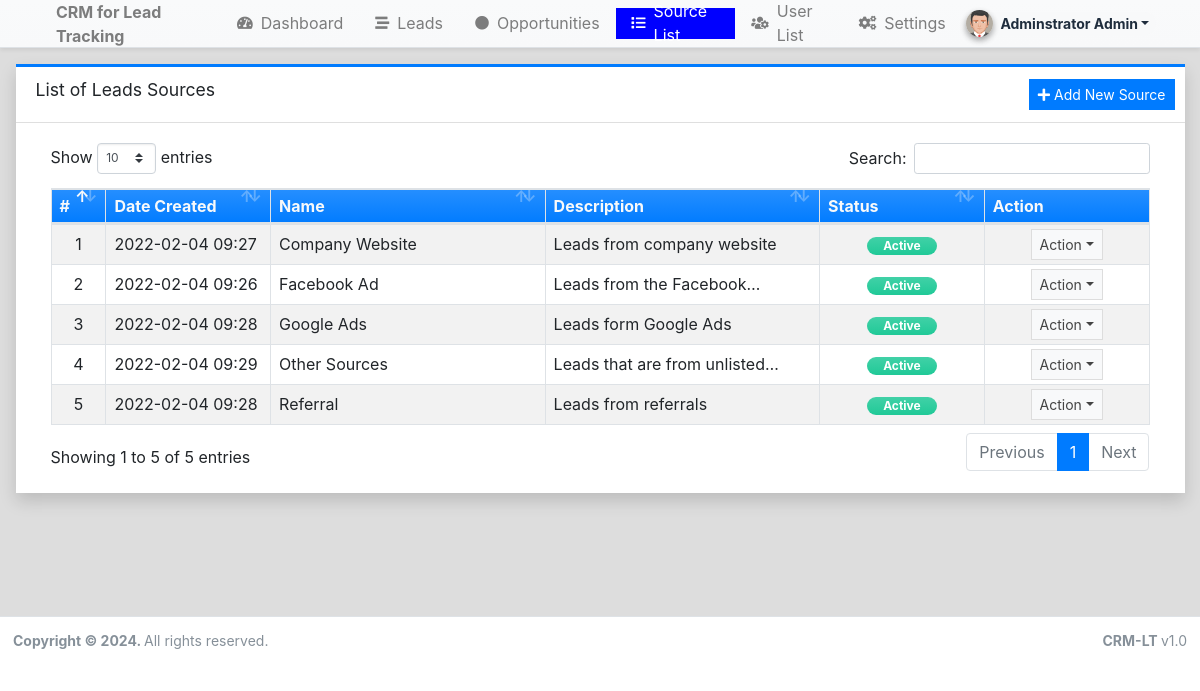
The page /admin/?page=sources (signed in) on the database its author committed.
### tables this page shows
CREATE TABLE `source_list` (
  `id` int(30) NOT NULL,
  `name` text NOT NULL,
  `description` text NOT NULL,
  `status` tinyint(1) NOT NULL DEFAULT 1,
  `delete_flag` tinyint(1) NOT NULL DEFAULT 0,
  `date_created` datetime NOT NULL DEFAULT current_timestamp(),
  `date_updated` datetime DEFAULT NULL ON UPDATE current_timestamp()
);

### config.php (called while the page is built, shortened)
<?php
require_once('classes/DBConnection.php');
require_once('classes/SystemSettings.php');
function validate_image($file){
	if(!empty($file)){
        $ex = explode('?',$file);
        $file = $ex[0];
        $param =  isset($ex[1]) ? '?'.$ex[1]  : '';
		if(is_file(base_app.$file)){
			return base_url.$file.$param;
		}else{
			return base_url.'dist/img/no-image-available.png';
		}
	}else{
		return base_url.'dist/img/no-image-available.png';
	}
}
function isMobileDevice(){
    $aMobileUA = array(
        '/iphone/i' => 'iPhone',
        '/ipod/i' => 'iPod',
        '/ipad/i' => 'iPad',
        '/android/i' => 'Android',
        '/blackberry/i' => 'BlackBerry',
        '/webos/i' => 'Mobile'
    );
    return false;
}
?>

### classes/DBConnection.php (called while the page is built, shortened)
<?php
class DBConnection{
    private $host = DB_SERVER;
    private $username = DB_USERNAME;
    private $password = DB_PASSWORD;
    private $database = DB_NAME;
    public $conn;
    public function __construct(){
        if (!isset($this->conn)) {
            $this->conn = new mysqli($this->host, $this->username, $this->password, $this->database);
        }
    }
}
?>

### classes/SystemSettings.php (called while the page is built, shortened)
<?php
class SystemSettings extends DBConnection{
	function userdata($field = ''){
		if(!empty($field)){
			if(isset($_SESSION['userdata'][$field]))
				return $_SESSION['userdata'][$field];
			else
				return null;
		}else{
			return false;
		}
	}
	function info($field=''){
		if(!empty($field)){
			if(isset($_SESSION['system_info'][$field]))
				return $_SESSION['system_info'][$field];
			else
				return false;
		}else{
			return false;
		}
	}
}
$_settings = new SystemSettings();
?>

### admin/sources/index.php (the view, shortened to what this page needs)
<div class="card card-outline card-primary rounded-0 shadow">
	<div class="card-header">
		<h3 class="card-title">List of Leads Sources</h3>
		<?php if($_settings->userdata('type') == 1): ?>
		<div class="card-tools">
			<a href="javascript:void(0)" id="create_new" class="btn btn-flat btn-sm btn-primary"><span class="fas fa-plus"></span>  Add New Source</a>
		</div>
		<?php endif; ?>
	</div>
	<div class="card-body">
		<div class="container-fluid">
        <div class="container-fluid">
			<table class="table table-bordered table-hover table-striped">
				<colgroup>
					<col width="5%">
					<col width="15%">
					<col width="25%">
					<col width="25%">
					<col width="15%">
					<col width="15%">
				</colgroup>
				<thead>
					<tr class="bg-gradient-primary text-light">
						<th>#</th>
						<th>Date Created</th>
						<th>Name</th>
						<th>Description</th>
						<th>Status</th>
						<th>Action</th>
					</tr>
				</thead>
				<tbody>
					<?php
						$i = 1;
						$qry = $conn->query("SELECT * from `source_list` where delete_flag = 0 order by `name` asc ");
						while($row = $qry->fetch_assoc()):
					?>
						<tr>
							<td class="text-center"><?php echo $i++; ?></td>
							<td class=""><?php echo date("Y-m-d H:i",strtotime($row['date_created'])) ?></td>
							<td class=""><p class="m-0 truncate-1"><?php echo $row['name'] ?></p></td>
							<td class=""><p class="m-0 truncate-1"><?php echo $row['description'] ?></p></td>
							<td class="text-center">
								<?php
									switch ($row['status']){
										case 1:
											echo '<span class="rounded-pill badge badge-success bg-gradient-teal px-3">Active</span>';
											break;
									}
								?>
							</td>
							<td align="center">
								 <button type="button" class="btn btn-flat btn-default btn-sm dropdown-toggle dropdown-icon" data-toggle="dropdown">
				                  		Action
				                  </button>
							</td>
						</tr>
					<?php endwhile; ?>
				</tbody>
			</table>
		</div>
		</div>
	</div>
</div>

### admin/index.php (shortened to what this page needs)
<?php require_once('../config.php'); ?>
<!DOCTYPE html>
<html lang="en" class="" style="height: auto;">
<?php require_once('inc/header.php') ?>
<body class="layout-fixed control-sidebar-slide-open layout-navbar-fixed sidebar-collapse" data-new-gr-c-s-check-loaded="14.991.0" data-gr-ext-installed="" style="height: auto;">
  <div class="wrapper">
    <?php require_once('inc/topBarNav.php') ?>
    <?php $page = isset($_GET['page']) ? $_GET['page'] : 'home';  ?>
    <div class="content-wrapper pt-3" style="min-height: 567.854px;">
      <section class="content ">
        <div class="container-fluid">
          <?php
          if (!file_exists($page . ".php") && !is_dir($page)) {
            include '404.html';
          } else {
            if (is_dir($page))
              include $page . '/index.php';
            else
              include $page . '.php';
          }
          ?>
        </div>
      </section>
    </div>
    <?php require_once('inc/footer.php') ?>
</body>
</html>

### admin/inc/header.php (shortened to what this page needs)
<head>
    <link rel="stylesheet" href="<?php echo base_url ?>plugins/fontawesome-free/css/all.min.css">
    <link rel="stylesheet" href="<?php echo base_url ?>plugins/tempusdominus-bootstrap-4/css/tempusdominus-bootstrap-4.min.css">
  <link rel="stylesheet" href="<?php echo base_url ?>plugins/datatables-bs4/css/dataTables.bootstrap4.min.css">
  <link rel="stylesheet" href="<?php echo base_url ?>plugins/datatables-responsive/css/responsive.bootstrap4.min.css">
  <link rel="stylesheet" href="<?php echo base_url ?>plugins/datatables-buttons/css/buttons.bootstrap4.min.css">
  <link rel="stylesheet" href="<?php echo base_url ?>plugins/select2/css/select2.min.css">
  <link rel="stylesheet" href="<?php echo base_url ?>plugins/select2-bootstrap4-theme/select2-bootstrap4.min.css">
    <link rel="stylesheet" href="<?php echo base_url ?>plugins/icheck-bootstrap/icheck-bootstrap.min.css">
    <link rel="stylesheet" href="<?php echo base_url ?>plugins/jqvmap/jqvmap.min.css">
    <link rel="stylesheet" href="<?php echo base_url ?>plugins/fullcalendar/main.css">
    <link rel="stylesheet" href="<?php echo base_url ?>dist/css/adminlte.css">
    <link rel="stylesheet" href="<?php echo base_url ?>dist/css/custom.css">
    <link rel="stylesheet" href="<?php echo base_url ?>plugins/overlayScrollbars/css/OverlayScrollbars.min.css">
    <link rel="stylesheet" href="<?php echo base_url ?>plugins/daterangepicker/daterangepicker.css">
    <link rel="stylesheet" href="<?php echo base_url ?>plugins/summernote/summernote-bs4.min.css">
  <link rel="stylesheet" href="<?php echo base_url ?>plugins/sweetalert2-theme-bootstrap-4/bootstrap-4.min.css">
  </head>

### admin/inc/topBarNav.php (shortened to what this page needs)
<nav class="main-header navbar navbar-expand navbar-light border-top-0 border-left-0 border-right-0 text-sm shadow-sm bg-gradient-light">
  <ul class="navbar-nav">
    <li class="nav-item">
      <a class="nav-link" data-widget="pushmenu" href="#" role="button"></a>
    </li>
    <li class="nav-item d-none d-sm-inline-block">
      <a href="<?php echo base_url ?>" class="nav-link"><b><?php echo (!isMobileDevice()) ? $_settings->info('name') : $_settings->info('short_name'); ?></b></a>
    </li>
    <li class="nav-item">
      <a href="./" class="nav-link nav-home">
        <i class="nav-icon fas fa-tachometer-alt"></i>
        <p>Dashboard</p>
      </a>
    </li>
    <li class="nav-item">
      <a href="<?php echo base_url ?>admin/?page=leads" class="nav-link nav-leads">
        <i class="nav-icon fas fa-stream"></i>
        <p>Leads</p>
      </a>
    </li>
    <li class="nav-item">
      <a href="<?php echo base_url ?>admin/?page=opportunities" class="nav-link nav-opportunities">
        <i class="nav-icon fas fa-circle"></i>
        <p>Opportunities</p>
      </a>
    </li>
    <?php if ($_settings->userdata('type') == 1): ?>
      <li class="nav-item">
        <a href="<?php echo base_url ?>admin/?page=sources" class="nav-link nav-sources">
          <i class="nav-icon fas fa-list"></i>
          <p>Source List</p>
        </a>
      </li>
      <li class="nav-item">
        <a href="<?php echo base_url ?>admin/?page=user/list" class="nav-link nav-user_list">
          <i class="nav-icon fas fa-users-cog"></i>
          <p>User List</p>
        </a>
      </li>
      <li class="nav-item">
        <a href="<?php echo base_url ?>admin/?page=system_info" class="nav-link nav-system_info">
          <i class="nav-icon fas fa-cogs"></i>
          <p>Settings</p>
        </a>
      </li>
    <?php endif; ?>
  </ul>
  <li style="list-style: none;" class="nav-item">
    <div class="btn-group nav-link">
      <button type="button" class="btn btn-rounded badge badge-light dropdown-toggle dropdown-icon" data-toggle="dropdown">
        <span><img src="<?php echo validate_image($_settings->userdata('avatar')) ?>" class="img-circle elevation-2 user-img" alt="User Image"></span>
        <span class="ml-3"><?php echo ucwords($_settings->userdata('firstname') . ' ' . $_settings->userdata('lastname')) ?></span>
      </button>
    </div>
  </li>
</nav>

### admin/inc/footer.php (shortened to what this page needs)
<footer class="main-footer text-sm">
        <strong>Copyright © <?php echo date('Y') ?>.
        </strong>
        All rights reserved.
        <div class="float-right d-none d-sm-inline-block">
          <b><?php echo $_settings->info('short_name') ?> </a> </b> v1.0
        </div>
      </footer>
    </div>

### admin/inc/topBarNav.php (style rules this page uses)
.user-img { position: absolute; height: 27px; width: 27px; object-fit: cover; left: -7%; top: -12%; }
p { margin-top: 15px; }
.btn-rounded { border-radius: 50px; }
.navbar-nav { display: flex; justify-content: flex-start; align-items: center; margin-left: 0; }
.nav-item { margin-right: 20px; }
.nav-link { display: flex; align-items: center; font-size: 16px; padding: 8px 12px; }
.nav-link .nav-icon { margin-right: 8px; font-size: 18px; }
.nav-link.active { background-color: blue; color: white !important; }

### rows shown on the page
source_list: date_created "2022-02-04 09:27", name "Company Website", description "Leads from company website", status "Active"
source_list: date_created "2022-02-04 09:26", name "Facebook Ad", description "Leads from the…", status "Active"
source_list: date_created "2022-02-04 09:28", name "Google Ads", description "Leads form Google Ads", status "Active"
source_list: date_created "2022-02-04 09:29", name "Other Sources", description "Leads that are from…", status "Active"
source_list: date_created "2022-02-04 09:28", name "Referral", description "Leads from referrals", status "Active"

### other values the page prints
$_settings->info('name') "CRM for Lead Tracking"
$_settings->info('short_name') "CRM-LT"
